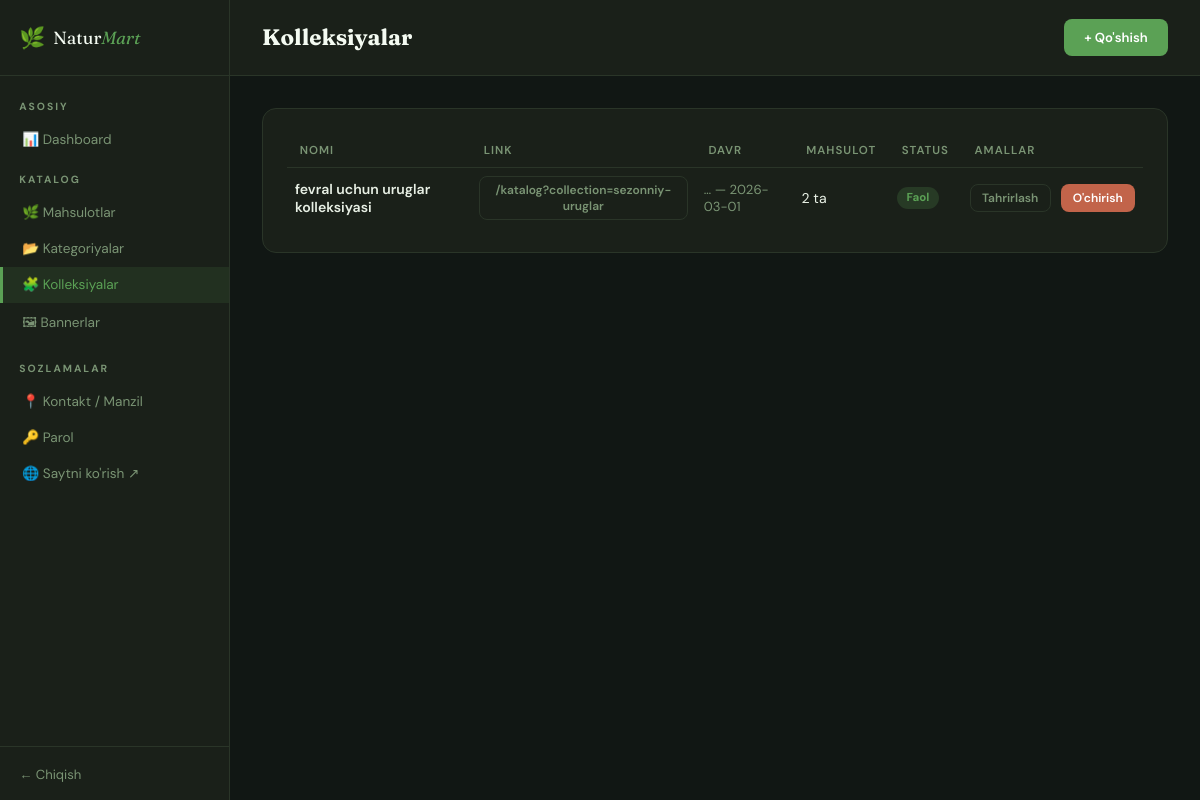
/admin/kolleksiyalar (signed in), run on the app's committed database.
### tables this page shows
CREATE TABLE collections (
                id INTEGER PRIMARY KEY AUTOINCREMENT,
                name TEXT NOT NULL,
                slug TEXT UNIQUE NOT NULL,
                description TEXT,
                start_date TEXT,
                end_date TEXT,
                sort_order INTEGER DEFAULT 0,
                is_active INTEGER DEFAULT 1,
                created_at TEXT DEFAULT (datetime('now'))
            );

### app/routes/admin.py (the view)
@admin.route('/kolleksiyalar')
@login_required
def collections():
    db = get_db()
    rows = db.execute(
        'SELECT c.*, COUNT(pc.product_id) as prod_count '
        'FROM collections c '
        'LEFT JOIN product_collections pc ON pc.collection_id=c.id '
        'GROUP BY c.id ORDER BY c.sort_order, c.id DESC'
    ).fetchall()
    return render_template('admin/collections.html', collections=rows)

### app/__init__.py (called while the page is built)
def get_db():
    if 'db' not in g:
        g.db = sqlite3.connect(DATABASE, detect_types=sqlite3.PARSE_DECLTYPES)
        g.db.row_factory = sqlite3.Row
        g.db.execute('PRAGMA foreign_keys = ON')
    return g.db

### app/routes/admin.py (called while the page is built)
def login_required(f):
    @wraps(f)
    def decorated(*args,**kwargs):
        if not session.get('admin_id'):
            return redirect(url_for('admin.login'))
        return f(*args,**kwargs)
    return decorated

### app/templates/admin/collections.html (shortened to what this page needs)
{% extends 'admin/base_admin.html' %}
{% block content %}
<div class="topbar">
  <h1 class="page-title">Kolleksiyalar</h1>
  <a href="{{ url_for('admin.add_collection') }}" class="btn btn-green">+ Qo'shish</a>
</div>
<div class="admin-content">
  <div class="card">
    <table>
      <thead>
        <tr>
          <th>Nomi</th>
          <th>Link</th>
          <th>Davr</th>
          <th>Mahsulot</th>
          <th>Status</th>
          <th>Amallar</th>
        </tr>
      </thead>
      <tbody>
        {% for c in collections %}
        <tr>
          <td>
            <div style="font-weight:600;">{{ c.name }}</div>
          </td>
          <td style="font-size:0.8rem;">
            <button type="button"
                    class="btn btn-outline btn-sm copy-collection-link"
                    data-link="{{ url_for('main.catalog', collection=c.slug) }}">
              /katalog?collection={{ c.slug }}
            </button>
          </td>
          <td style="font-size:0.82rem;color:var(--a-muted);">
            {% if c.start_date or c.end_date %}
              {{ c.start_date or '…' }} — {{ c.end_date or '…' }}
            {% else %}
              Cheklanmagan
            {% endif %}
          </td>
          <td>{{ c.prod_count }} ta</td>
          <td>
            {% if c.is_active %}
            <span class="status status-qabul">Faol</span>
            {% else %}
            <span class="status status-bekor">Nofaol</span>
            {% endif %}
          </td>
          <td>
            <div style="display:flex;gap:10px;">
              <a href="{{ url_for('admin.edit_collection', cid=c.id) }}" class="btn btn-outline btn-sm">Tahrirlash</a>
              <form method="POST" action="{{ url_for('admin.delete_collection', cid=c.id) }}" onsubmit="return confirm('Kolleksiya o\\'chirilsinmi?')">
                <button type="submit" class="btn btn-red btn-sm">O'chirish</button>
              </form>
            </div>
          </td>
        </tr>
        {% else %}
        <tr><td colspan="6" style="text-align:center;padding:2.2rem;color:var(--a-muted);">Kolleksiyalar yo'q</td></tr>
        {% endfor %}
      </tbody>
    </table>
  </div>
</div>
{% endblock %}

### app/static/css/admin.css (style rules this page uses)
:root { --a-bg: #111714; --a-card: #1A2019; --a-border: #2A3528; --a-text: #E8F0E5; --a-muted: #7A9474; --a-green: #5BA155; --a-gold: #C9963A; --a-red: #C2644A; --a-blue: #4A8BC2; --a-white: #F4FBF2; --a-input: #141B12; }
*, *::before, *::after { box-sizing: border-box; margin: 0; padding: 0; }
body { font-family: 'DM Sans', sans-serif; background: var(--a-bg); color: var(--a-text); min-height: 100vh; }
a { color: inherit; text-decoration: none; }
h1, h2, h3 { font-family: 'Fraunces', serif; }
button, input, select, textarea { font-family: inherit; }
.topbar { display: flex; align-items: center; justify-content: space-between; gap: 10px; padding: 1.2rem 2rem; border-bottom: 1px solid var(--a-border); background: var(--a-card); }
.page-title { font-size: 1.4rem; color: var(--a-white); }
.admin-content { padding: 2rem; }
.card { background: var(--a-card); border: 1px solid var(--a-border); border-radius: 14px; padding: 1.5rem; }
table { width: 100%; border-collapse: collapse; }
th { font-size: 0.72rem; text-transform: uppercase; letter-spacing: 1px; color: var(--a-muted); font-weight: 600; padding: 0.6rem 0.8rem; text-align: left; border-bottom: 1px solid var(--a-border); }
td { padding: 0.5rem 0.5rem; border-bottom: 1px solid rgba(42, 53, 40, 0.5); font-size: 0.88rem; vertical-align: middle; }
tr:last-child td { border-bottom: none; }
.btn { display: inline-flex; align-items: center; justify-content: center; gap: 0.4rem; padding: 0.55rem 1.2rem; border-radius: 8px; font-size: 0.82rem; font-weight: 600; border: 1.5px solid transparent; cursor: pointer; transition: all 0.15s; }
.btn-green { background: var(--a-green); color: #fff; }
.btn-red { background: var(--a-red); color: #fff; }
.btn-outline { background: transparent; border-color: var(--a-border); color: var(--a-muted); }
.btn-sm { padding: 0.3rem 0.7rem; font-size: 0.75rem; }
.status { display: inline-block; padding: 0.2rem 0.6rem; border-radius: 100px; font-size: 0.72rem; font-weight: 700; }
.status-qabul { background: rgba(91, 161, 85, 0.2); color: var(--a-green); }

### data on the page
collections: name "fevral uchun uruglar kolleksiyasi", slug "sezonniy-uruglar", start_date "…", end_date "2026-03-01", prod_count "2", is_active "Faol"
